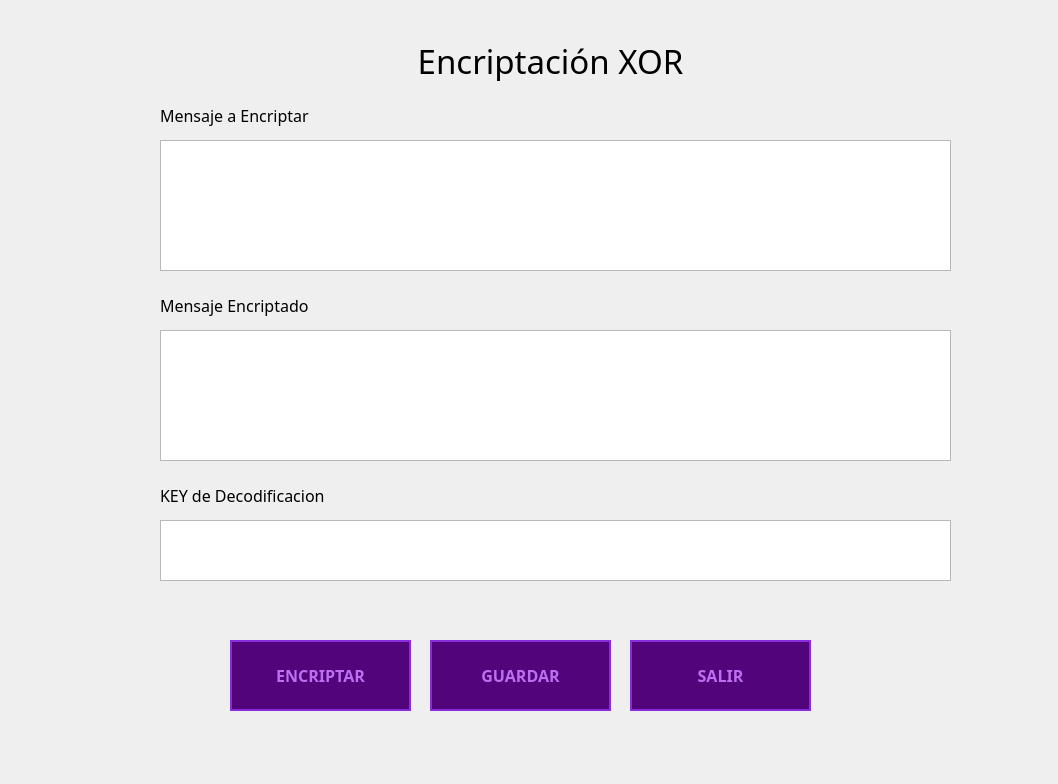
<?xml version="1.0" encoding="UTF-8"?>
<ui version="4.0">
 <class>frmcryptXOR</class>
 <widget class="QDialog" name="frmcryptXOR">
  <property name="geometry">
   <rect>
    <x>0</x>
    <y>0</y>
    <width>1058</width>
    <height>784</height>
   </rect>
  </property>
  <property name="windowTitle">
   <string>Dialog</string>
  </property>
  <property name="styleSheet">
   <string notr="true">QPushButton {
    background-color: #52057B;
    color: #BC6FF1;            
    border: 2px solid #892CDC; 
    padding: 10px 20px;
    font-family: VCR OSD Mono;
    font-weight: bold;
    font-size: 16px;
}

QPushButton:hover {
    background-color: #892CDC; 
    color: #000000;            
    border: 2px solid #BC6FF1; 
}


QPushButton:pressed {
    background-color: #BC6FF1; 
    color: #000000;
    border: 2px solid #000000;
    padding-left: 12px;        
    padding-top: 12px;
}




QWidget#centralwidget, QWidget#Form {
    background-color: #000000; 
}
</string>
  </property>
  <widget class="QLabel" name="label">
   <property name="geometry">
    <rect>
     <x>300</x>
     <y>40</y>
     <width>501</width>
     <height>41</height>
    </rect>
   </property>
   <property name="font">
    <font>
     <family>VCR OSD Mono</family>
     <pointsize>25</pointsize>
    </font>
   </property>
   <property name="text">
    <string>Encriptación XOR</string>
   </property>
   <property name="alignment">
    <set>Qt::AlignmentFlag::AlignCenter</set>
   </property>
  </widget>
  <widget class="QPushButton" name="pushButton_5">
   <property name="geometry">
    <rect>
     <x>430</x>
     <y>640</y>
     <width>181</width>
     <height>71</height>
    </rect>
   </property>
   <property name="text">
    <string>GUARDAR</string>
   </property>
  </widget>
  <widget class="QLabel" name="label_2">
   <property name="geometry">
    <rect>
     <x>160</x>
     <y>100</y>
     <width>301</width>
     <height>31</height>
    </rect>
   </property>
   <property name="font">
    <font>
     <family>VCR OSD Mono</family>
     <pointsize>12</pointsize>
    </font>
   </property>
   <property name="text">
    <string>Mensaje a Encriptar</string>
   </property>
  </widget>
  <widget class="QPlainTextEdit" name="boxPlano">
   <property name="geometry">
    <rect>
     <x>160</x>
     <y>140</y>
     <width>791</width>
     <height>131</height>
    </rect>
   </property>
  </widget>
  <widget class="QPlainTextEdit" name="boxEncriptado">
   <property name="geometry">
    <rect>
     <x>160</x>
     <y>330</y>
     <width>791</width>
     <height>131</height>
    </rect>
   </property>
  </widget>
  <widget class="QPushButton" name="pushButton_4">
   <property name="geometry">
    <rect>
     <x>630</x>
     <y>640</y>
     <width>181</width>
     <height>71</height>
    </rect>
   </property>
   <property name="text">
    <string>SALIR</string>
   </property>
  </widget>
  <widget class="QLabel" name="label_3">
   <property name="geometry">
    <rect>
     <x>160</x>
     <y>290</y>
     <width>291</width>
     <height>31</height>
    </rect>
   </property>
   <property name="font">
    <font>
     <family>VCR OSD Mono</family>
     <pointsize>12</pointsize>
    </font>
   </property>
   <property name="text">
    <string>Mensaje Encriptado</string>
   </property>
  </widget>
  <widget class="QPushButton" name="pushButton_3">
   <property name="geometry">
    <rect>
     <x>230</x>
     <y>640</y>
     <width>181</width>
     <height>71</height>
    </rect>
   </property>
   <property name="text">
    <string>ENCRIPTAR</string>
   </property>
  </widget>
  <widget class="QLabel" name="label_4">
   <property name="geometry">
    <rect>
     <x>160</x>
     <y>480</y>
     <width>291</width>
     <height>31</height>
    </rect>
   </property>
   <property name="font">
    <font>
     <family>VCR OSD Mono</family>
     <pointsize>12</pointsize>
    </font>
   </property>
   <property name="text">
    <string>KEY de Decodificacion</string>
   </property>
  </widget>
  <widget class="QPlainTextEdit" name="boxKey">
   <property name="geometry">
    <rect>
     <x>160</x>
     <y>520</y>
     <width>791</width>
     <height>61</height>
    </rect>
   </property>
  </widget>
 </widget>
 <resources/>
 <connections/>
</ui>
